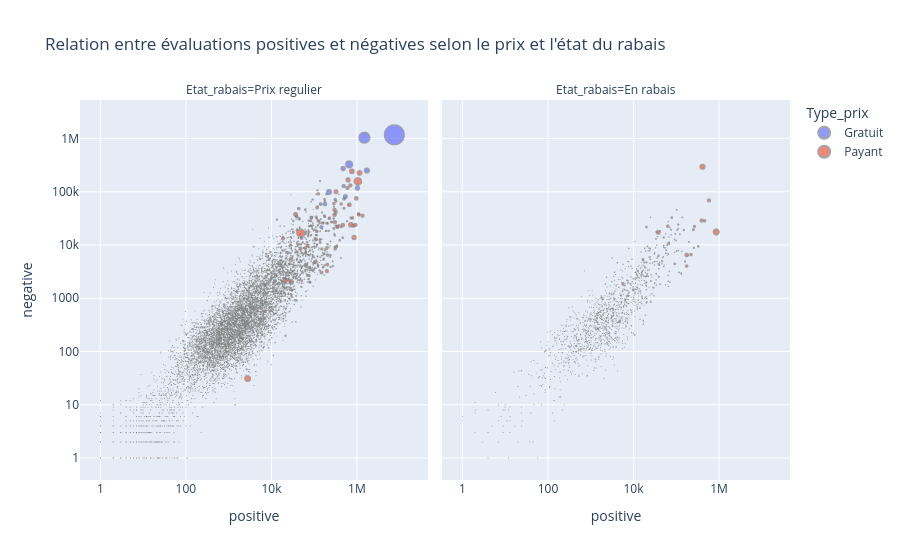

The notebook cell this image was saved under:
### Markdown cell above
<div class="alert alert-warning" style="font-size:16px;">
<b>
3.2 Visualisez la relation entre les évaluations positives et négatives.
<br><br>
Utilisez Plotly Express pour créer un nuage de points (scatter plot) interactif.
<br><br>
- Sur l'axe X : positive
<br>
- Sur l'axe Y : negative
<br>
- Différenciez les points selon le type de prix (color='Type_prix')
<br>
- Faites varier la taille des points selon le nombre de joueurs simultanés (size='ccu')
<br>
- Creez des sous-graphiques (subplots) pour chaque état du rabais afin de comparer facilement les distributions
<br>
- Utilisez des axes logarithmiques pour mieux visualiser les jeux très populaires et les jeux plus modestes
<br>
- Pour mieux visualiser les petits points, ajoutez un contour gris à tous les points avec : 
fig.update_traces(marker=dict(line=dict(width=1, color='gray'), opacity=0.85))
<br><br>
Ajoutez un titre clair à la figure, centrez-le et affichez-la avec fig.show().
<br><br>
Indice : il est préferable de filtrer les jeux pour lesquels le nombre d'évaluations positives et negatives est strictement superieur à 0 avant de tracer le graphique.
</b>
</div>

### Code cell
# TODO Tracer le nuage de points interactif avec Plotly Express
positif_negatif = df_steam_clean[df_steam_clean["positive"] > 0]

fig = px.scatter(positif_negatif,
    x="positive",
    y="negative",
    color="Type_prix",
    size="ccu",
    title="Relation entre évaluations positives et négatives selon le prix et l'état du rabais",
    facet_col="Etat_rabais", 
    log_x=True,
    log_y=True
)
fig.update_traces(marker=dict (line=dict(width=1, color='gray')))

### Figure 1 — Plotly figure (JSON) as saved in the notebook; plotly's stock layout.template omitted (floating-point values rounded to 4 significant figures; data arrays with more than 128 entries replaced by an {"elided": "..."} marker saying what was removed)
{"data": [{"hovertemplate": "Type_prix=Gratuit<br>Etat_rabais=Prix regulier<br>positive=%{x}<br>negative=%{y}<br>ccu=%{marker.size}<extra></extra>", "legendgroup": "Gratuit", "marker": {"color": "#636efa", "line": {"color": "gray", "width": 1}, "size": {"elided": "2063 int values"}, "sizemode": "area", "sizeref": 2535.0, "symbol": "circle"}, "mode": "markers", "name": "Gratuit", "showlegend": true, "type": "scattergl", "x": {"elided": "2063 int values"}, "xaxis": "x", "y": {"elided": "2063 int values"}, "yaxis": "y"}, {"hovertemplate": "Type_prix=Payant<br>Etat_rabais=Prix regulier<br>positive=%{x}<br>negative=%{y}<br>ccu=%{marker.size}<extra></extra>", "legendgroup": "Payant", "marker": {"color": "#EF553B", "line": {"color": "gray", "width": 1}, "size": {"elided": "6598 int values"}, "sizemode": "area", "sizeref": 2535.0, "symbol": "circle"}, "mode": "markers", "name": "Payant", "showlegend": true, "type": "scattergl", "x": {"elided": "6598 int values"}, "xaxis": "x", "y": {"elided": "6598 int values"}, "yaxis": "y"}, {"hovertemplate": "Type_prix=Payant<br>Etat_rabais=En rabais<br>positive=%{x}<br>negative=%{y}<br>ccu=%{marker.size}<extra></extra>", "legendgroup": "Payant", "marker": {"color": "#EF553B", "line": {"color": "gray", "width": 1}, "size": {"elided": "1302 int values"}, "sizemode": "area", "sizeref": 2535.0, "symbol": "circle"}, "mode": "markers", "name": "Payant", "showlegend": false, "type": "scattergl", "x": {"elided": "1302 int values"}, "xaxis": "x2", "y": {"elided": "1302 int values"}, "yaxis": "y2"}], "layout": {"annotations": [{"font": {}, "showarrow": false, "text": "Etat_rabais=Prix regulier", "x": 0.245, "xanchor": "center", "xref": "paper", "y": 1, "yanchor": "bottom", "yref": "paper"}, {"font": {}, "showarrow": false, "text": "Etat_rabais=En rabais", "x": 0.755, "xanchor": "center", "xref": "paper", "y": 1, "yanchor": "bottom", "yref": "paper"}], "legend": {"itemsizing": "constant", "title": {"text": "Type_prix"}, "tracegroupgap": 0}, "title": {"text": "Relation entre évaluations positives et négatives selon le prix et l'état du rabais"}, "xaxis": {"anchor": "y", "domain": [0, 0.49], "title": {"text": "positive"}, "type": "log"}, "xaxis2": {"anchor": "y2", "domain": [0.51, 1], "matches": "x", "title": {"text": "positive"}, "type": "log"}, "yaxis": {"anchor": "x", "domain": [0, 1], "title": {"text": "negative"}, "type": "log"}, "yaxis2": {"anchor": "x2", "domain": [0, 1], "matches": "y", "showticklabels": false, "type": "log"}}}
